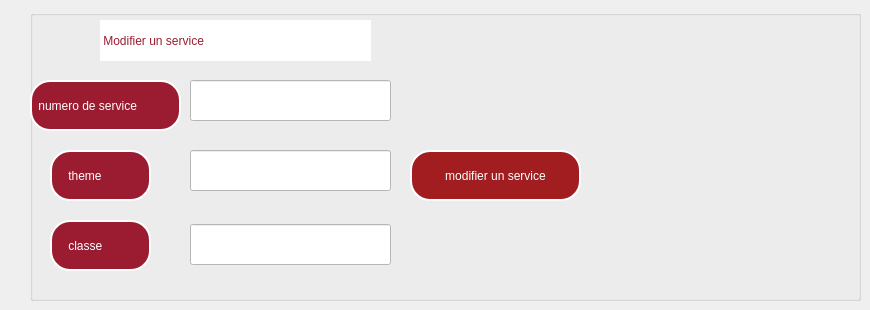
          <widget class="QWidget" name="tab_4">
           <attribute name="title">
            <string>modifier un service</string>
           </attribute>
           <widget class="QGroupBox" name="grpboxservice_2">
            <property name="geometry">
             <rect>
              <x>30</x>
              <y>10</y>
              <width>831</width>
              <height>291</height>
             </rect>
            </property>
            <property name="title">
             <string/>
            </property>
            <widget class="QLabel" name="ajnums_2">
             <property name="geometry">
              <rect>
               <x>0</x>
               <y>70</y>
               <width>151</width>
               <height>51</height>
              </rect>
             </property>
             <property name="styleSheet">
              <string notr="true">background-color:#9B1C31;
color:white;
border-radius:20px;
 border: 2px solid white ;</string>
             </property>
             <property name="text">
              <string> numero de service</string>
             </property>
            </widget>
            <widget class="QLabel" name="themes_2">
             <property name="geometry">
              <rect>
               <x>20</x>
               <y>140</y>
               <width>101</width>
               <height>51</height>
              </rect>
             </property>
             <property name="styleSheet">
              <string notr="true">background-color:#9B1C31;
color:white;
border-radius:20px;
 border: 2px solid white ;</string>
             </property>
             <property name="text">
              <string>    theme</string>
             </property>
            </widget>
            <widget class="QLabel" name="classes_2">
             <property name="geometry">
              <rect>
               <x>20</x>
               <y>210</y>
               <width>101</width>
               <height>51</height>
              </rect>
             </property>
             <property name="styleSheet">
              <string notr="true">background-color:#9B1C31;
color:white;
border-radius:20px;
 border: 2px solid white ;</string>
             </property>
             <property name="text">
              <string>    classe</string>
             </property>
            </widget>
            <widget class="QLineEdit" name="le_NUM_modif">
             <property name="geometry">
              <rect>
               <x>160</x>
               <y>70</y>
               <width>201</width>
               <height>41</height>
              </rect>
             </property>
             <property name="styleSheet">
              <string notr="true">background-color:white;</string>
             </property>
            </widget>
            <widget class="QLineEdit" name="Theme_modif">
             <property name="geometry">
              <rect>
               <x>160</x>
               <y>140</y>
               <width>201</width>
               <height>41</height>
              </rect>
             </property>
             <property name="styleSheet">
              <string notr="true">background-color:white;</string>
             </property>
            </widget>
            <widget class="QLineEdit" name="classe_modif">
             <property name="geometry">
              <rect>
               <x>160</x>
               <y>214</y>
               <width>201</width>
               <height>41</height>
              </rect>
             </property>
             <property name="styleSheet">
              <string notr="true">background-color:white;</string>
             </property>
            </widget>
            <widget class="QPushButton" name="pbmodif">
             <property name="geometry">
              <rect>
               <x>380</x>
               <y>140</y>
               <width>171</width>
               <height>51</height>
              </rect>
             </property>
             <property name="cursor">
              <cursorShape>PointingHandCursor</cursorShape>
             </property>
             <property name="styleSheet">
              <string notr="true">QPushButton
{border-radius:20px;
background-color:rgb(161, 29, 31);
color:white;
border: 2px solid white;}

QPushButton::hover
{
background-color:white;
color:rgb(161, 29, 31);}

</string>
             </property>
             <property name="text">
              <string>modifier un service</string>
             </property>
            </widget>
            <widget class="QLabel" name="label_45">
             <property name="geometry">
              <rect>
               <x>70</x>
               <y>10</y>
               <width>271</width>
               <height>41</height>
              </rect>
             </property>
             <property name="styleSheet">
              <string notr="true">QLabel{

font: 63 11pt &quot;Lucida Sans Typewriter&quot;;
background-color:white;
border-radius:25px;
color:#9B1C31;}



</string>
             </property>
             <property name="text">
              <string> Modifier un service</string>
             </property>
            </widget>
           </widget>
          </widget>
